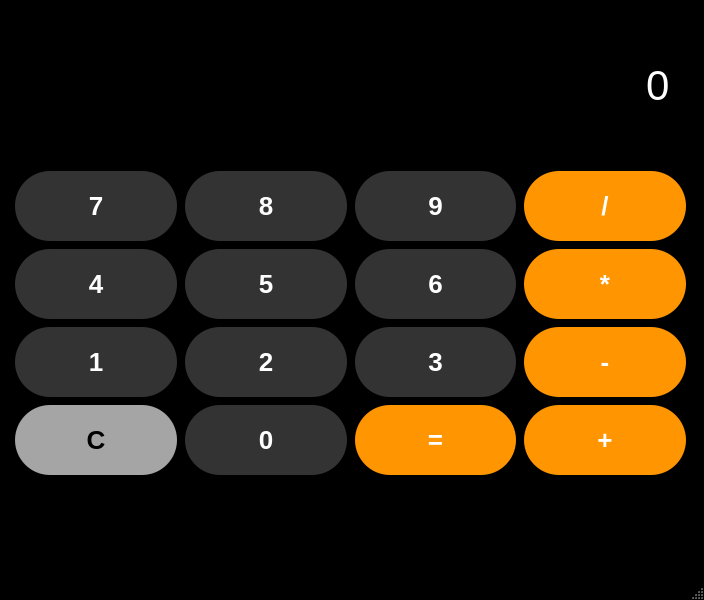
<?xml version="1.0" encoding="UTF-8"?>
<ui version="4.0">
 <class>Calculator</class>
 <widget class="QMainWindow" name="Calculator">
  <property name="geometry">
   <rect>
    <x>0</x>
    <y>0</y>
    <width>704</width>
    <height>600</height>
   </rect>
  </property>
  <property name="windowTitle">
   <string>Calculator</string>
  </property>
  <property name="styleSheet">
   <string notr="true">/* ================================
   iPHONE CALCULATOR STYLE
   ================================ */

QMainWindow#Calculator {
    background-color: #000000;
}


/* ================================
   DISPLAY
   ================================ */

QLineEdit#display {
    background-color: #000000;
    color: #FFFFFF;
    border: none;
    border-radius: 0px;

    font-family: &quot;Segoe UI&quot;;
    font-size: 42px;
    font-weight: 400;

    padding: 10px 18px;
}


/* ================================
   ALL BUTTONS
   ================================ */

QPushButton {
    background-color: #333333;
    color: #FFFFFF;

    border: none;
    border-radius: 35px;

    font-family: &quot;Segoe UI&quot;;
    font-size: 26px;
    font-weight: 500;

    padding: 10px;
}


/* Button hover */

QPushButton:hover {
    background-color: #444444;
}


/* Button pressed */

QPushButton:pressed {
    background-color: #666666;
}


/* ================================
   OPERATORS - ORANGE
   ================================ */

QPushButton#btnAdd,
QPushButton#btnSubstract,
QPushButton#btnMultiply,
QPushButton#btnDivide,
QPushButton#btnEqual {

    background-color: #FF9500;
    color: #FFFFFF;

    border-radius: 35px;
}


/* Operator hover */

QPushButton#btnAdd:hover,
QPushButton#btnSubstract:hover,
QPushButton#btnMultiply:hover,
QPushButton#btnDivide:hover,
QPushButton#btnEqual:hover {

    background-color: #FFB340;
}


/* Operator pressed */

QPushButton#btnAdd:pressed,
QPushButton#btnSubstract:pressed,
QPushButton#btnMultiply:pressed,
QPushButton#btnDivide:pressed,
QPushButton#btnEqual:pressed {

    background-color: #CC7700;
}


/* ================================
   CLEAR BUTTON
   ================================ */

QPushButton#btnClear {

    background-color: #A5A5A5;
    color: #000000;

    border-radius: 35px;
}


QPushButton#btnClear:hover {
    background-color: #C5C5C5;
}


QPushButton#btnClear:pressed {
    background-color: #777777;
}


/* ================================
   NUMBER BUTTONS
   ================================ */

QPushButton#btn0,
QPushButton#btn1,
QPushButton#btn2,
QPushButton#btn3,
QPushButton#btn4,
QPushButton#btn5,
QPushButton#btn6,
QPushButton#btn7,
QPushButton#btn8,
QPushButton#btn9 {

    background-color: #333333;
    color: #FFFFFF;

    border-radius: 35px;
}


QPushButton#btn0:hover,
QPushButton#btn1:hover,
QPushButton#btn2:hover,
QPushButton#btn3:hover,
QPushButton#btn4:hover,
QPushButton#btn5:hover,
QPushButton#btn6:hover,
QPushButton#btn7:hover,
QPushButton#btn8:hover,
QPushButton#btn9:hover {

    background-color: #444444;
}</string>
  </property>
  <widget class="QWidget" name="centralwidget">
   <widget class="QWidget" name="verticalLayoutWidget">
    <property name="geometry">
     <rect>
      <x>10</x>
      <y>10</y>
      <width>681</width>
      <height>511</height>
     </rect>
    </property>
    <layout class="QVBoxLayout" name="verticalLayout">
     <item>
      <widget class="QLineEdit" name="display">
       <property name="minimumSize">
        <size>
         <width>70</width>
         <height>70</height>
        </size>
       </property>
       <property name="font">
        <font>
         <family>Segoe UI</family>
         <pointsize>-1</pointsize>
         <bold>false</bold>
        </font>
       </property>
       <property name="text">
        <string>0</string>
       </property>
       <property name="alignment">
        <set>Qt::AlignmentFlag::AlignRight|Qt::AlignmentFlag::AlignTrailing|Qt::AlignmentFlag::AlignVCenter</set>
       </property>
      </widget>
     </item>
     <item>
      <layout class="QGridLayout" name="gridLayout">
       <property name="leftMargin">
        <number>5</number>
       </property>
       <property name="topMargin">
        <number>5</number>
       </property>
       <property name="rightMargin">
        <number>5</number>
       </property>
       <property name="bottomMargin">
        <number>5</number>
       </property>
       <property name="spacing">
        <number>8</number>
       </property>
       <item row="1" column="3">
        <widget class="QPushButton" name="btn6">
         <property name="minimumSize">
          <size>
           <width>70</width>
           <height>70</height>
          </size>
         </property>
         <property name="font">
          <font>
           <family>Segoe UI</family>
           <pointsize>-1</pointsize>
           <fontweight>Medium</fontweight>
          </font>
         </property>
         <property name="text">
          <string>6</string>
         </property>
        </widget>
       </item>
       <item row="4" column="3">
        <widget class="QPushButton" name="btnEqual">
         <property name="minimumSize">
          <size>
           <width>70</width>
           <height>70</height>
          </size>
         </property>
         <property name="font">
          <font>
           <family>Segoe UI</family>
           <pointsize>-1</pointsize>
           <fontweight>Medium</fontweight>
          </font>
         </property>
         <property name="text">
          <string>=</string>
         </property>
        </widget>
       </item>
       <item row="2" column="1">
        <widget class="QPushButton" name="btn2">
         <property name="minimumSize">
          <size>
           <width>70</width>
           <height>70</height>
          </size>
         </property>
         <property name="font">
          <font>
           <family>Segoe UI</family>
           <pointsize>-1</pointsize>
           <fontweight>Medium</fontweight>
          </font>
         </property>
         <property name="text">
          <string>2</string>
         </property>
        </widget>
       </item>
       <item row="0" column="0">
        <widget class="QPushButton" name="btn7">
         <property name="minimumSize">
          <size>
           <width>70</width>
           <height>70</height>
          </size>
         </property>
         <property name="font">
          <font>
           <family>Segoe UI</family>
           <pointsize>-1</pointsize>
           <fontweight>Medium</fontweight>
          </font>
         </property>
         <property name="text">
          <string>7</string>
         </property>
        </widget>
       </item>
       <item row="4" column="0">
        <widget class="QPushButton" name="btnClear">
         <property name="minimumSize">
          <size>
           <width>70</width>
           <height>70</height>
          </size>
         </property>
         <property name="font">
          <font>
           <family>Segoe UI</family>
           <pointsize>-1</pointsize>
           <fontweight>Medium</fontweight>
          </font>
         </property>
         <property name="text">
          <string>C</string>
         </property>
        </widget>
       </item>
       <item row="0" column="4">
        <widget class="QPushButton" name="btnDivide">
         <property name="minimumSize">
          <size>
           <width>70</width>
           <height>70</height>
          </size>
         </property>
         <property name="font">
          <font>
           <family>Segoe UI</family>
           <pointsize>-1</pointsize>
           <fontweight>Medium</fontweight>
          </font>
         </property>
         <property name="text">
          <string>/</string>
         </property>
        </widget>
       </item>
       <item row="1" column="0">
        <widget class="QPushButton" name="btn4">
         <property name="minimumSize">
          <size>
           <width>70</width>
           <height>70</height>
          </size>
         </property>
         <property name="font">
          <font>
           <family>Segoe UI</family>
           <pointsize>-1</pointsize>
           <fontweight>Medium</fontweight>
          </font>
         </property>
         <property name="text">
          <string>4</string>
         </property>
        </widget>
       </item>
       <item row="0" column="1">
        <widget class="QPushButton" name="btn8">
         <property name="minimumSize">
          <size>
           <width>70</width>
           <height>70</height>
          </size>
         </property>
         <property name="font">
          <font>
           <family>Segoe UI</family>
           <pointsize>-1</pointsize>
           <fontweight>Medium</fontweight>
          </font>
         </property>
         <property name="text">
          <string>8</string>
         </property>
        </widget>
       </item>
       <item row="4" column="1">
        <widget class="QPushButton" name="btn0">
         <property name="minimumSize">
          <size>
           <width>70</width>
           <height>70</height>
          </size>
         </property>
         <property name="font">
          <font>
           <family>Segoe UI</family>
           <pointsize>-1</pointsize>
           <fontweight>Medium</fontweight>
          </font>
         </property>
         <property name="text">
          <string>0</string>
         </property>
        </widget>
       </item>
       <item row="1" column="4">
        <widget class="QPushButton" name="btnMultiply">
         <property name="minimumSize">
          <size>
           <width>70</width>
           <height>70</height>
          </size>
         </property>
         <property name="font">
          <font>
           <family>Segoe UI</family>
           <pointsize>-1</pointsize>
           <fontweight>Medium</fontweight>
          </font>
         </property>
         <property name="text">
          <string>*</string>
         </property>
        </widget>
       </item>
       <item row="2" column="4">
        <widget class="QPushButton" name="btnSubstract">
         <property name="minimumSize">
          <size>
           <width>70</width>
           <height>70</height>
          </size>
         </property>
         <property name="font">
          <font>
           <family>Segoe UI</family>
           <pointsize>-1</pointsize>
           <fontweight>Medium</fontweight>
          </font>
         </property>
         <property name="text">
          <string>-</string>
         </property>
        </widget>
       </item>
       <item row="2" column="3">
        <widget class="QPushButton" name="btn3">
         <property name="minimumSize">
          <size>
           <width>70</width>
           <height>70</height>
          </size>
         </property>
         <property name="font">
          <font>
           <family>Segoe UI</family>
           <pointsize>-1</pointsize>
           <fontweight>Medium</fontweight>
          </font>
         </property>
         <property name="text">
          <string>3</string>
         </property>
        </widget>
       </item>
       <item row="2" column="0">
        <widget class="QPushButton" name="btn1">
         <property name="minimumSize">
          <size>
           <width>70</width>
           <height>70</height>
          </size>
         </property>
         <property name="font">
          <font>
           <family>Segoe UI</family>
           <pointsize>-1</pointsize>
           <fontweight>Medium</fontweight>
          </font>
         </property>
         <property name="text">
          <string>1</string>
         </property>
        </widget>
       </item>
       <item row="1" column="1">
        <widget class="QPushButton" name="btn5">
         <property name="minimumSize">
          <size>
           <width>70</width>
           <height>70</height>
          </size>
         </property>
         <property name="font">
          <font>
           <family>Segoe UI</family>
           <pointsize>-1</pointsize>
           <fontweight>Medium</fontweight>
          </font>
         </property>
         <property name="text">
          <string>5</string>
         </property>
        </widget>
       </item>
       <item row="0" column="3">
        <widget class="QPushButton" name="btn9">
         <property name="minimumSize">
          <size>
           <width>70</width>
           <height>70</height>
          </size>
         </property>
         <property name="font">
          <font>
           <family>Segoe UI</family>
           <pointsize>-1</pointsize>
           <fontweight>Medium</fontweight>
          </font>
         </property>
         <property name="text">
          <string>9</string>
         </property>
        </widget>
       </item>
       <item row="4" column="4">
        <widget class="QPushButton" name="btnAdd">
         <property name="minimumSize">
          <size>
           <width>70</width>
           <height>70</height>
          </size>
         </property>
         <property name="font">
          <font>
           <family>Segoe UI</family>
           <pointsize>-1</pointsize>
           <fontweight>Medium</fontweight>
          </font>
         </property>
         <property name="text">
          <string>+</string>
         </property>
        </widget>
       </item>
      </layout>
     </item>
    </layout>
   </widget>
  </widget>
  <widget class="QMenuBar" name="menubar">
   <property name="geometry">
    <rect>
     <x>0</x>
     <y>0</y>
     <width>704</width>
     <height>25</height>
    </rect>
   </property>
  </widget>
  <widget class="QStatusBar" name="statusbar"/>
 </widget>
 <resources/>
 <connections/>
</ui>
